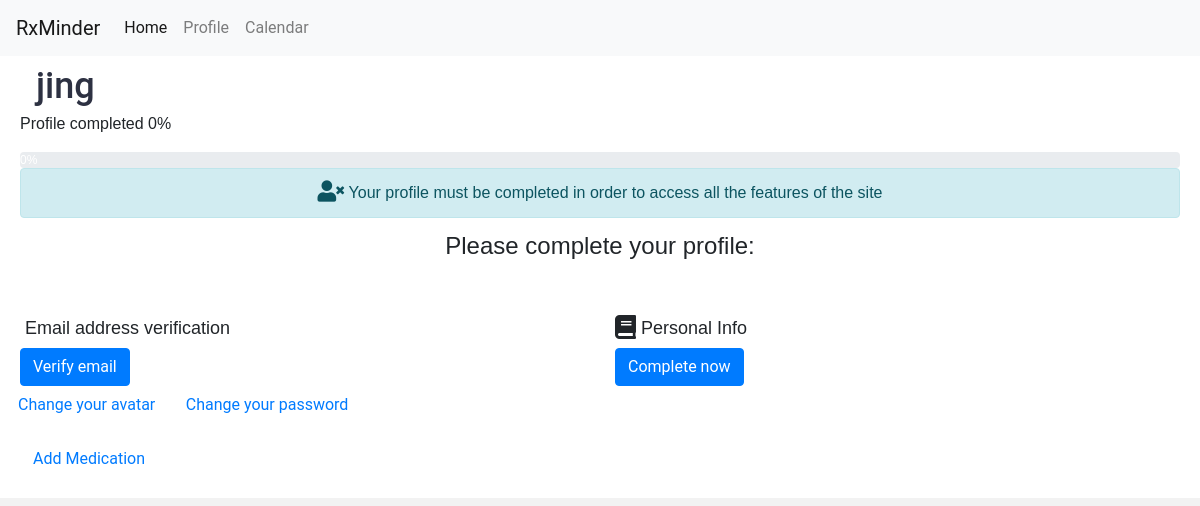
The app's page /profile/ (signed in), older data.
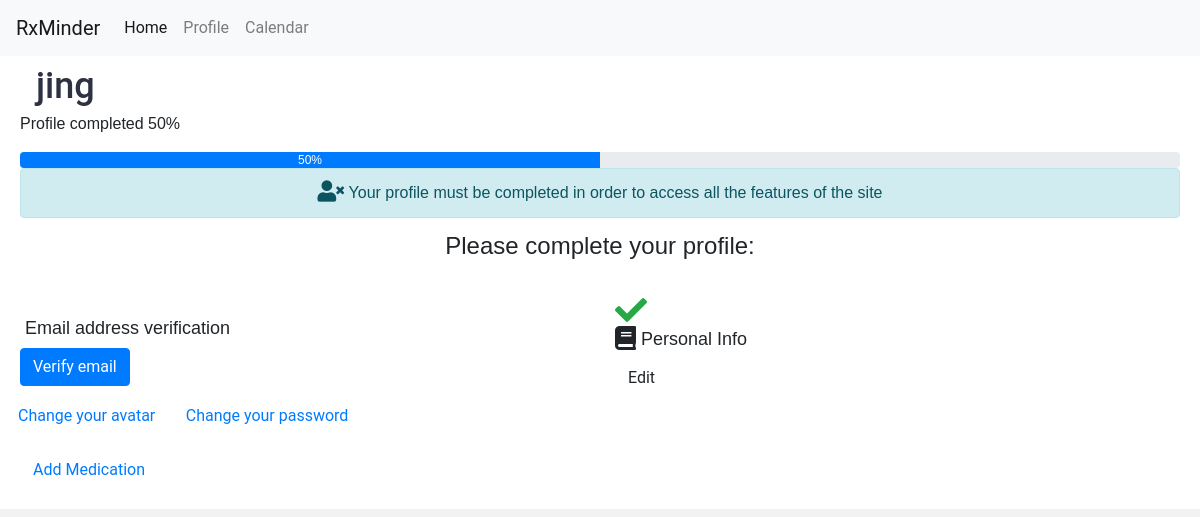
The same page, newer data.
### users/models.py (models this page shows, shortened)
class CustomUser(AbstractUser):
    objects = CustomUserManager()
    first_n = models.CharField(max_length=200, blank=True)
    last_n = models.CharField(max_length=200, blank=True)
    email = models.EmailField()

### userprofiles2/models.py (models this page shows, shortened)
class UserProfile(models.Model):
    user = models.OneToOneField(settings.AUTH_USER_MODEL, null=True, related_name="profile",
                                verbose_name=_('User'), on_delete=models.CASCADE)
    phone = models.PositiveIntegerField(
        null=True, blank=True, verbose_name=_('Phone'))
    gender = models.CharField(
        max_length=40, blank=True, verbose_name=_('Gender'), choices=GENDER)
    avatar = models.ImageField(
        upload_to='userprofiles2/avatars', blank=True, verbose_name=_('Avatar'))
    completion_level = models.PositiveSmallIntegerField(
        default=0, verbose_name=_('Profile completion percentage'))
    email_is_verified = models.BooleanField(
        default=False, verbose_name=_('Email is verified'))
    personal_info_is_completed = models.BooleanField(
        default=False, verbose_name=_('Personal info completed'))
    class Meta:
        verbose_name = _('User profile')
        verbose_name_plural = _('User profiles')

### userprofiles2/views.py (the view, shortened to what this page needs)
class ProfileHomeView(LoginRequiredMixin, TemplateView):
    template_name = 'userprofiles2/home.html'
    user_check_failure_path = reverse_lazy("account_signup")
    def get_context_data(self, **kwargs):
        context = super(ProfileHomeView, self).get_context_data(**kwargs)
        profile = UserProfile.objects.get_or_create(user=self.request.user)[0]
        context['profile'] = profile
        return context

### userprofiles2/templates/userprofiles2/home.html (shortened to what this page needs)
{% extends "base.html" %}
{% load i18n avatar_tags %}
{% block content %}
<nav class="navbar fixed-top navbar-expand-lg navbar-light bg-light" id="mainNavL">
  <a class="navbar-brand" href="#">RxMinder</a>
  <div class="collapse navbar-collapse" id="navbar">
    <ul class="navbar-nav mr-auto">
      <li class="nav-item active">
        <a class="nav-link" href="">Home <span class="sr-only">(current)</span></a>
      </li>
      <li class="nav-item">
        <a class="nav-link" href="/profile/">Profile</a>
      </li>
        <li class="nav-item">
        <a class="nav-link" href="/calendar/">Calendar</a>
      </li>
    </ul>
  </div>
</nav>
<br>
<br>
<div>
	<div>
		<h1>{{ user.username }}</h1>
		<p>{% if profile.completion_level == 100 %}<i class="fa fa-user fa-lg success"></i>&nbsp;{% endif %}{% trans "Profile completed " %}
			<span class="generic_bold">
				{{ profile.completion_level }}%
			</span>
		</p>
	    <div class="progress">
	        <div class="progress-bar progress-bar-success" style="width:{{ profile.completion_level }}%;">
	            {{ profile.completion_level }}%
	        </div>
	    </div>
		{% if not profile.completion_level == 100 %}
			<p class="alert alert-info text-center">
				<i class="fa fa-user-times fa-lg"></i>&nbsp;{% trans "Your profile must be completed in order to access all the features of the site" %}
			</p>
			<h3 class="text-center" style="margin-bottom:1.5em">{% trans "Please complete your profile:" %}</h3>
		{% endif %}
		<div class="row">
			<div class="col-sm-6">
			    <div class="panel panel-default">
			        <div class="panel-heading">
			        	<div class="pull-right">
				        </div>
				        <h4>&nbsp;{% trans "Email address verification" %}</h4>
			        </div>
			        <div class="panel-body">
			        	{% if not profile.email_is_verified %}
								<a href="{% url 'account_email' %}" class="btn btn-primary">{% trans "Verify email" %}</a>
							{% else %}
								<a href="{% url 'account_email' %}" class="btn btn-default">{% trans "Edit email" %}</a>
						{% endif %}
			        </div>
				</div>
			</div>
			<div class="col-sm-6">
				<div class="panel panel-default">
			        <div class="panel-heading">
			        	<div class="pull-right">
				        	{% if not profile.personal_info_is_completed %}
				        		<a href="{% url "profile-identity-form" profile.pk %}">
				        			<i class="fa fa-close fa-2x pull-right grey"></i>
				        		</a>
				        	{% else %}
				        		<i class="fa fa-check fa-2x text-success"></i>
				        	{% endif %}
				        </div>
				        <h4><i class="fa fa-book fa-lg"></i>&nbsp;{% trans "Personal Info" %}</h4>
			        </div>
			        <div class="panel-body">
						{% if profile.personal_info_is_completed %}
							<a href="{% url "profile-identity-form" profile.pk %}" class="btn btn-default">{% trans "Edit" %}</a>
						{% else %}
							<a href="{% url "profile-identity-form" profile.pk %}" class="btn btn-primary">{% trans "Complete now" %}</a>
						{% endif %}
			        </div>
			    </div>
		    </div>
		</div>
		<div class="row">
			<div class="col-xs-12">
				<p class="gc gus-l">
					<a href="{% url 'avatar_change' %}" class="btn btn-link">{% trans "Change your avatar" %}</a>
					<a href="{% url 'account_change_password' %}" class="btn btn-link">{% trans "Change your password" %}</a>
				</p>
			</div>
		</div>
		<a href="{%url 'pills'%}" class="btn btn-link">Add Medication</a>
	</div>
</div>
{% endblock content %}

### templates/base.html (shortened to what this page needs)
<!DOCTYPE html>
{%load static%}
<head>
    <link rel="stylesheet" href="https://stackpath.bootstrapcdn.com/bootstrap/4.3.1/css/bootstrap.min.css">
    <link rel="stylesheet" href="{% static 'pages/style.css'%}">
    <link rel="stylesheet" href="https://use.fontawesome.com/releases/v5.7.2/css/all.css">
</head>
<body>
    <main>
        {% block content %}
        {% endblock %}
    </main>
</body>
</html>

### pages/static/pages/style.css (style rules this page uses)
body { font-family: product sans, sans-serif; padding-top: 20px; padding-right: 20px; padding-bottom: 20px; padding-left: 20px; }
a { font-family: "Roboto", sans-serif; color:#87BCDE; }
h1 { font-family: "Roboto", sans-serif; font-size: 36px; line-height: 36px; color:#2D3142; }
h3 { font-size: 24px; line-height: 24px; }
h4 { font-size: 18px; }
body { position:relative; }

Row changes from the older to the newer data that the page shows:
changed UserProfile: completion_level "0" → "50"; personal_info_is_completed False → True (drawn)
Text that changed along with them:
text no longer shown: "Complete now"
text now shown: "% Edit"
